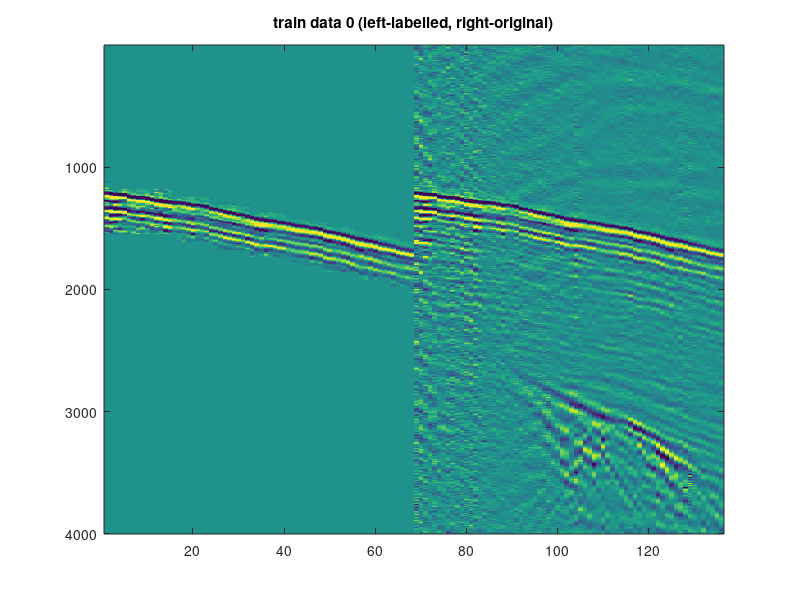

Source code (MATLAB): (Note: this script raises an error after producing the figure.)
clear;clc;close all;

%% for train_data_0
load Data/train_data_0.mat 

train_data = train_data_0;
dt = 0.0005;
T = 2.000;
nt = size(train_data, 1);
nx = size(train_data, 2);


%% pick the event
% d_mask = train_data(1:end, :);
% 
% figure(100);
% imagesc(d_mask, [-1.5 1.5]);colormap(cmap)
% alpha(100);
% n=10;
% while strcmp(input('More?','s'),'y')
%     sig = input('mask=');
%     d_mask(roipoly) = sig;
% end
% 
% figure;imagesc(d_mask, [-1.5 1.5]);colormap(cmap)
% 
%save('Data/mask_train_data_0.mat', 'd_mask', '-v7')

%% labeling data via threshold for synthetic data
load Data/mask_train_data_0.mat
d_label = zeros(size(d_mask));
for ix = 1 : nx
    for it = 1 : nt
        if abs(d_mask(it, ix)) == 0
            d_label(it, ix) = true;
        else
            d_label(it, ix) = false;
        end
    end
end

% figure;imagesc(d_label);

%% create segment: 62 samples ~1*wavelength
d_seg = 62;
N_win = 10;
N_seg_pertr = length(1 : d_seg : nt);
N_seg = N_seg_pertr * nx;

data = zeros(N_seg, d_seg, N_win);
label = zeros(N_seg, 1);
label_toshow = zeros(size(train_data));
tmp = 1 : d_seg : nt;
sp = length(tmp(end) : nt);
for i_seg = 1 : N_seg
    ix = floor((i_seg-1) / N_seg_pertr) + 1;
    i_seg_pertr = mod(i_seg-1, N_seg_pertr)+1;
    it = (i_seg_pertr-1) * d_seg + 1;
    
    if (ix >= N_win/2) && (ix <= nx-N_win/2)
        if i_seg_pertr == N_seg_pertr

            data(i_seg, 1:sp, :) = train_data(it:end, ix-(N_win/2-1):ix+N_win/2);

            if ((sum(d_label(it:end, ix))/length(d_label(it:end, ix)) * 100) < 10)
                label_toshow(it:end, ix) = 0;
                label(i_seg) = 0;
            else
                label_toshow(it:end, ix) = 1;
                label(i_seg) = 1;
            end

        else
            data(i_seg, :, :) = train_data(it:it+d_seg-1, ix-(N_win/2-1):ix+N_win/2);
            if ((sum(d_label(it:it+d_seg-1, ix))/length(d_label(it:it+d_seg-1, ix)) * 100) < 10)
                label_toshow(it:it+d_seg-1, ix) = 0;
                label(i_seg) = 0;
            else
                label_toshow(it:it+d_seg-1, ix) = 1;
                label(i_seg) = 1;
            end
        end
    elseif (ix < N_win/2)
        if i_seg_pertr == N_seg_pertr

            data(i_seg, 1:sp, end-ix-(N_win/2-1)+1:end) = train_data(it:end, 1:ix+(N_win/2-1));

            if ((sum(d_label(it:end, ix))/length(d_label(it:end, ix)) * 100) < 10)
                label_toshow(it:end, ix) = 0;
                label(i_seg) = 0;
            else
                label_toshow(it:end, ix) = 1;
                label(i_seg) = 1;
            end

        else
            data(i_seg, :, end-ix-(N_win/2-1)+1:end) = train_data(it:it+d_seg-1, 1:ix+(N_win/2-1));
            if ((sum(d_label(it:it+d_seg-1, ix))/length(d_label(it:it+d_seg-1, ix)) * 100) < 10)
                label_toshow(it:it+d_seg-1, ix) = 0;
                label(i_seg) = 0;
            else
                label_toshow(it:it+d_seg-1, ix) = 1;
                label(i_seg) = 1;
            end
        end       
    elseif (ix > nx-N_win/2)
        if i_seg_pertr == N_seg_pertr

            data(i_seg, 1:sp, 1:nx-ix+N_win/2+1) = train_data(it:end, ix-N_win/2:nx);

            if ((sum(d_label(it:end, ix))/length(d_label(it:end, ix)) * 100) < 10)
                label_toshow(it:end, ix) = 0;
                label(i_seg) = 0;
            else
                label_toshow(it:end, ix) = 1;
                label(i_seg) = 1;
            end

        else
            data(i_seg, :, 1:nx-ix+N_win/2+1) = train_data(it:it+d_seg-1, ix-N_win/2:nx);
            if ((sum(d_label(it:it+d_seg-1, ix))/length(d_label(it:it+d_seg-1, ix)) * 100) < 10)
                label_toshow(it:it+d_seg-1, ix) = 0;
                label(i_seg) = 0;
            else
                label_toshow(it:it+d_seg-1, ix) = 1;
                label(i_seg) = 1;
            end
        end 
    end
end

figure;imagesc([train_data .* label_toshow train_data], [-1.5 1.5])
title('train data 0 (left-labelled, right-original)')
print -djpg Fig/train_data_0.jpg

save('Data/seg_train_data_0.mat', 'data', '-v7')
save('Data/label_train_data_0.mat', 'label', '-v7')

fprintf('----------------------------------------\n');
disp('train and development data 0 are generated');
fprintf('----------------------------------------\n');

%% for train_data_1
load Data/train_data_1.mat 

train_data = train_data_1;
dt = 0.0005;
T = 2.000;
nt = size(train_data, 1);
nx = size(train_data, 2);


%% pick the event
% d_mask = train_data(1:end, :);
% 
% figure(100);
% imagesc(d_mask, [-1.5 1.5]);colormap(cmap)
% alpha(100);
% n=10;
% while strcmp(input('More?','s'),'y')
%     sig = input('mask=');
%     d_mask(roipoly) = sig;
% end
% 
% figure;imagesc(d_mask, [-1.5 1.5]);colormap(cmap)
% 
%save('Data/mask_train_data_1.mat', 'd_mask', '-v7')

%% labeling data via threshold for synthetic data
load Data/mask_train_data_1.mat
d_label = zeros(size(d_mask));
for ix = 1 : nx
    for it = 1 : nt
        if abs(d_mask(it, ix)) == 0
            d_label(it, ix) = true;
        else
            d_label(it, ix) = false;
        end
    end
end

% figure;imagesc(d_label);

%% create segment: 62 samples ~1*wavelength
d_seg = 62;
N_win = 10;
N_seg_pertr = length(1 : d_seg : nt);
N_seg = N_seg_pertr * nx;

data = zeros(N_seg, d_seg, N_win);
label = zeros(N_seg, 1);
label_toshow = zeros(size(train_data));
tmp = 1 : d_seg : nt;
sp = length(tmp(end) : nt);
for i_seg = 1 : N_seg
    ix = floor((i_seg-1) / N_seg_pertr) + 1;
    i_seg_pertr = mod(i_seg-1, N_seg_pertr)+1;
    it = (i_seg_pertr-1) * d_seg + 1;
    
    if (ix >= N_win/2) && (ix <= nx-N_win/2)
        if i_seg_pertr == N_seg_pertr

            data(i_seg, 1:sp, :) = train_data(it:end, ix-(N_win/2-1):ix+N_win/2);

            if ((sum(d_label(it:end, ix))/length(d_label(it:end, ix)) * 100) < 10)
                label_toshow(it:end, ix) = 0;
                label(i_seg) = 0;
            else
                label_toshow(it:end, ix) = 1;
                label(i_seg) = 1;
            end

        else
            data(i_seg, :, :) = train_data(it:it+d_seg-1, ix-(N_win/2-1):ix+N_win/2);
            if ((sum(d_label(it:it+d_seg-1, ix))/length(d_label(it:it+d_seg-1, ix)) * 100) < 10)
                label_toshow(it:it+d_seg-1, ix) = 0;
                label(i_seg) = 0;
            else
                label_toshow(it:it+d_seg-1, ix) = 1;
                label(i_seg) = 1;
            end
        end
    elseif (ix < N_win/2)
        if i_seg_pertr == N_seg_pertr

            data(i_seg, 1:sp, end-ix-(N_win/2-1)+1:end) = train_data(it:end, 1:ix+(N_win/2-1));

            if ((sum(d_label(it:end, ix))/length(d_label(it:end, ix)) * 100) < 10)
                label_toshow(it:end, ix) = 0;
                label(i_seg) = 0;
            else
                label_toshow(it:end, ix) = 1;
                label(i_seg) = 1;
            end

        else
            data(i_seg, :, end-ix-(N_win/2-1)+1:end) = train_data(it:it+d_seg-1, 1:ix+(N_win/2-1));
            if ((sum(d_label(it:it+d_seg-1, ix))/length(d_label(it:it+d_seg-1, ix)) * 100) < 10)
                label_toshow(it:it+d_seg-1, ix) = 0;
                label(i_seg) = 0;
            else
                label_toshow(it:it+d_seg-1, ix) = 1;
                label(i_seg) = 1;
            end
        end       
    elseif (ix > nx-N_win/2)
        if i_seg_pertr == N_seg_pertr

            data(i_seg, 1:sp, 1:nx-ix+N_win/2+1) = train_data(it:end, ix-N_win/2:nx);

            if ((sum(d_label(it:end, ix))/length(d_label(it:end, ix)) * 100) < 10)
                label_toshow(it:end, ix) = 0;
                label(i_seg) = 0;
            else
                label_toshow(it:end, ix) = 1;
                label(i_seg) = 1;
            end

        else
            data(i_seg, :, 1:nx-ix+N_win/2+1) = train_data(it:it+d_seg-1, ix-N_win/2:nx);
            if ((sum(d_label(it:it+d_seg-1, ix))/length(d_label(it:it+d_seg-1, ix)) * 100) < 10)
                label_toshow(it:it+d_seg-1, ix) = 0;
                label(i_seg) = 0;
            else
                label_toshow(it:it+d_seg-1, ix) = 1;
                label(i_seg) = 1;
            end
        end 
    end
end

figure;imagesc([train_data .* label_toshow train_data], [-1.5 1.5])
title('train data 1 (left-labelled, right-original)')
print -djpg Fig/train_data_1.jpg

save('Data/seg_train_data_1.mat', 'data', '-v7')
save('Data/label_train_data_1.mat', 'label', '-v7')

fprintf('----------------------------------------\n');
disp('train and development data 1 are generated');
fprintf('----------------------------------------\n');


%% Devide the generated data into train and dev data 
load Data/seg_train_data_0.mat
load Data/label_train_data_0.mat

data_0 = data;
label_0 = label;

load Data/seg_train_data_1.mat
load Data/label_train_data_1.mat

data_orig = [data; data_0];
label_orig = [label; label_0];

N = size(label_orig, 1);

data = zeros(size(data_orig));
label = zeros(size(label_orig));
[data, I] = shuffle(data_orig, 1);
for i = 1 : N
    label(i) = label_orig(I(i));
end


X_train = data(1:N*0.8, :, :);
X_dev = data(N*0.8+1:end, :, :);

Y_train = label(1:N*0.8, :);
Y_dev = label(N*0.8+1:end, :);

save('Data/X_train.mat', 'X_train', '-v7')
save('Data/X_dev.mat', 'X_dev', '-v7')
save('Data/Y_train.mat', 'Y_train', '-v7')
save('Data/Y_dev.mat', 'Y_dev', '-v7')


fprintf('----------------------------------------\n');
disp('train (80%) and development (20%) are ready for training');
fprintf('----------------------------------------\n');

waitfor(gcf)

